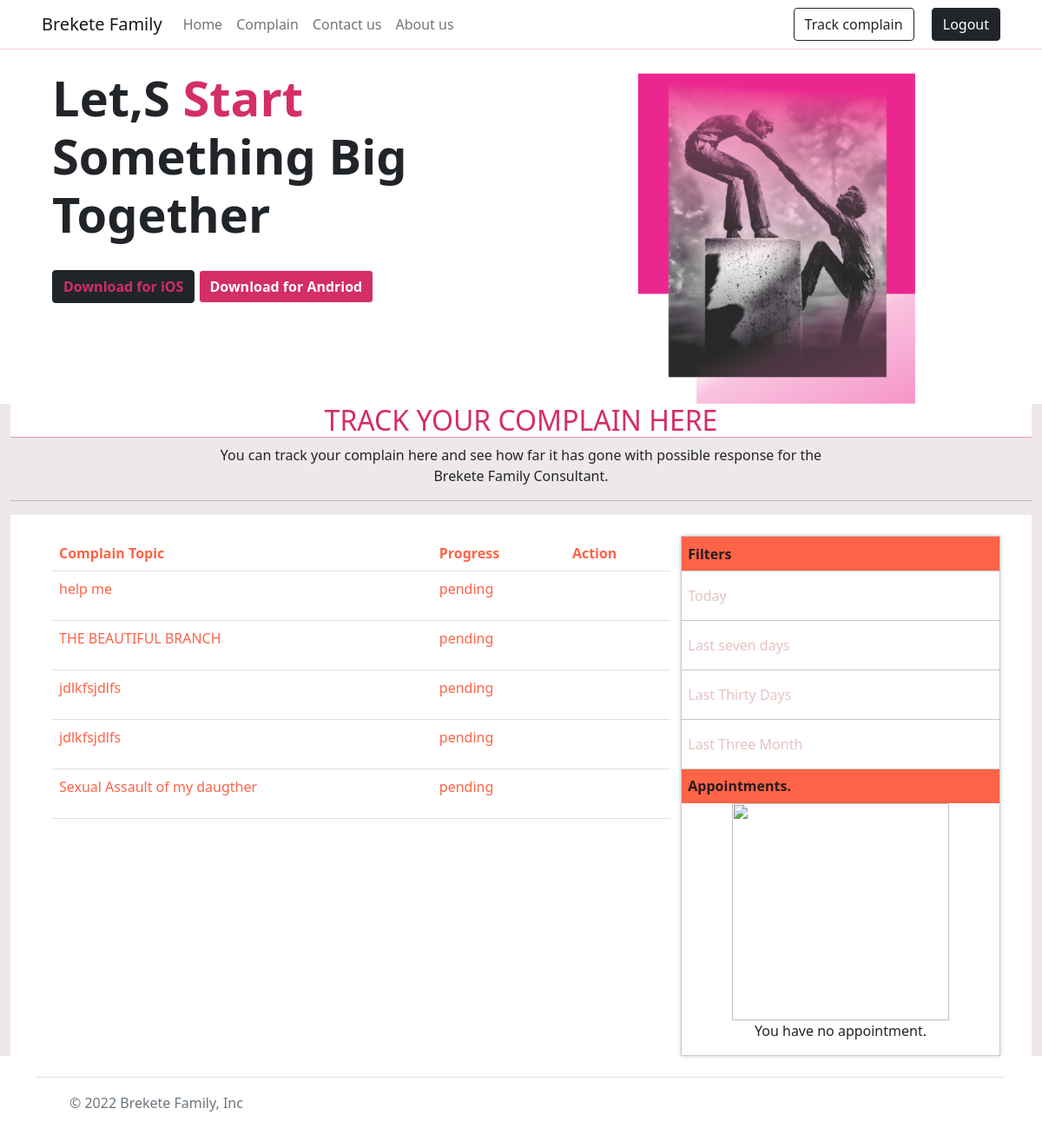
Page /complain/track (signed in) on the committed database.
### main/models.py (models this page shows)
class Complain(models.Model):
    owner = models.ForeignKey(user, on_delete=models.CASCADE, null=True)
    title = models.CharField(max_length=300, )
    body = models.TextField()
    status = models.CharField(max_length=30,
                              default="pending",
                              choices=(
                                  ("pending", 'pending'),
                                  ("open", 'open'),
                                  ("viewed", "viewed"),
                                  ("Resolved", "Resolved")
                              )
                              )
    attachment = models.FileField()
    date = models.DateTimeField(auto_now_add=True)
    def __str__(self):
        return f"{self.title}"

### main/views.py (the view)
# urls.py: path("complain/track", views.track_complain, name="about"),
@login_required
def track_complain(request):
    if request.method == "GET":
        filter_key = request.GET.get("search")
        if filter_key:
            if filter_key == "today":  # filter record for today only
                today = datetime.datetime.today().date()
                print(today)
                tracked_complain = Complain.objects.filter(owner=request.user,
                                                           date=today)
            elif filter_key == 'seven days':  # filter record for the pass seven days
                last_seven_days = datetime.datetime.today() - datetime.timedelta(days=7)
                print(last_seven_days)
                tracked_complain = Complain.objects.filter(owner=request.user,
                                                           date__gt=last_seven_days.date())
            elif filter_key == 'thirty days':  # filter record for the past 30 days.
                last_month = datetime.datetime.today() - datetime.timedelta(days=30)
                print(last_month)
                tracked_complain = Complain.objects.filter(owner=request.user,
                                                           date__gt=last_month.date())
            elif filter_key == 'last three month':  # filter record for the past 90 days.
                last_three_month = datetime.datetime.today() - datetime.timedelta(days=30)
                tracked_complain = Complain.objects.filter(owner=request.user,
                                                           date__gt=last_three_month)
            else:
                tracked_complain = Complain.objects.filter(owner=request.user)
        else:
            tracked_complain = Complain.objects.filter(owner=request.user)
        context = {'complain': tracked_complain}
        return render(request, 'main/track_complain.html', context)

### main/template/main/track_complain.html
{% extends 'base.html' %}{% load static %} {% block content %}
<div class="container-fluid complain-track">
  <div>
    <h2 class="contact-page-header">Track Your Complain Here</h2>
    <p class="track-header">
      You can track your complain here and see how far it has gone with possible
      response for the Brekete Family Consultant.
    </p>
  </div>
  <hr />
  <div
    class="container-fluid pt-4 ps-5 pe-5 complain-track-inner"
    style="background: white"
  >
    <div class="row">
      <div class="col-md-8" style="background: white">
        {% if complain %}
        <table class="table">
          <tr>
            <th>Complain Topic</th>
            <th>Progress</th>
            <th>Action</th>
          </tr>
          {% for complain in complain %}
          <tr>
            <td><p>{{complain}}</p></td>
            <td>{{complain.status}}</td>
            <td></td>
          </tr>
          {% endfor %}
        </table>
        {% else %}
        <div class="no-complain">
          <p>No Complain Found</p>
          <img src="{% static 'main/try.png' %}" alt="" />
        </div>
        {% endif %}
      </div>
      <div
        class="col-md-4"
        style="
          background: white;
          border: 1px solid rgb(206, 200, 200);
          box-shadow: 0px 0px 5px #cfcaca;
          padding: 0px;
        "
      >
        <p class="filter">Filters</p>
        <div class="filter-body">
          <hr class="sep-hr" />
          <p>
            <a href="/complain/track?search=today">Today</a>
          </p>
          <hr />
          <p>
            <a href="/complain/track?search=seven days">Last seven days</a>
          </p>
          <hr />
          <p>
            <a href="/complain/track?search=thirty days">Last Thirty Days</a>
          </p>
          <hr />
          <p>
            <a href="/complain/track?search=last three month"
              >Last Three Month</a
            >
          </p>
          <hr style="margin-bottom: 0px" />
        </div>
        <p class="filter">Appointments.</p>
        <div class="appointment-body">
          <img src="{% static 'main/contactus.svg' %}" alt="" />
          <p>You have no appointment.</p>
        </div>
      </div>
    </div>
  </div>
</div>
{% endblock %}

### main/static/main/style.css (style rules this page uses)
.contact-page-header { padding: 0%; text-align: center; color:rgb(212, 46, 102); background:rgba(255, 255, 255, 1); text-transform: uppercase; border-bottom: 1px solid rgba(212, 46, 102, .5); }
.complain-track { background:rgb(238, 232, 232); }
.track-header { margin: auto; width: 60%; text-align: center }
.table { color: tomato !important; }
.filter { background: tomato; padding: 2%; font-weight: bolder; color: rgb(37, 29, 29); margin:0px; }
.filter-body { background: rgb(255, 255, 255);; }
.filter-body p { margin:0px; }
.filter-body a { text-decoration: none; color:rgb(231, 194, 194); padding-left:2%; }
.sep-hr { margin-top:0px; }
.appointment-body { text-align: center; }
.appointment-body img { height: 250px; width: 250px; }

### rows in the picture
Complain: title "help me", status "pending"
Complain: title "THE BEAUTIFUL BRANCH", status "pending"
Complain: title "jdlkfsjdlfs", status "pending"
Complain: title "jdlkfsjdlfs", status "pending"
Complain: title "Sexual Assault of my daugther", status "pending"
